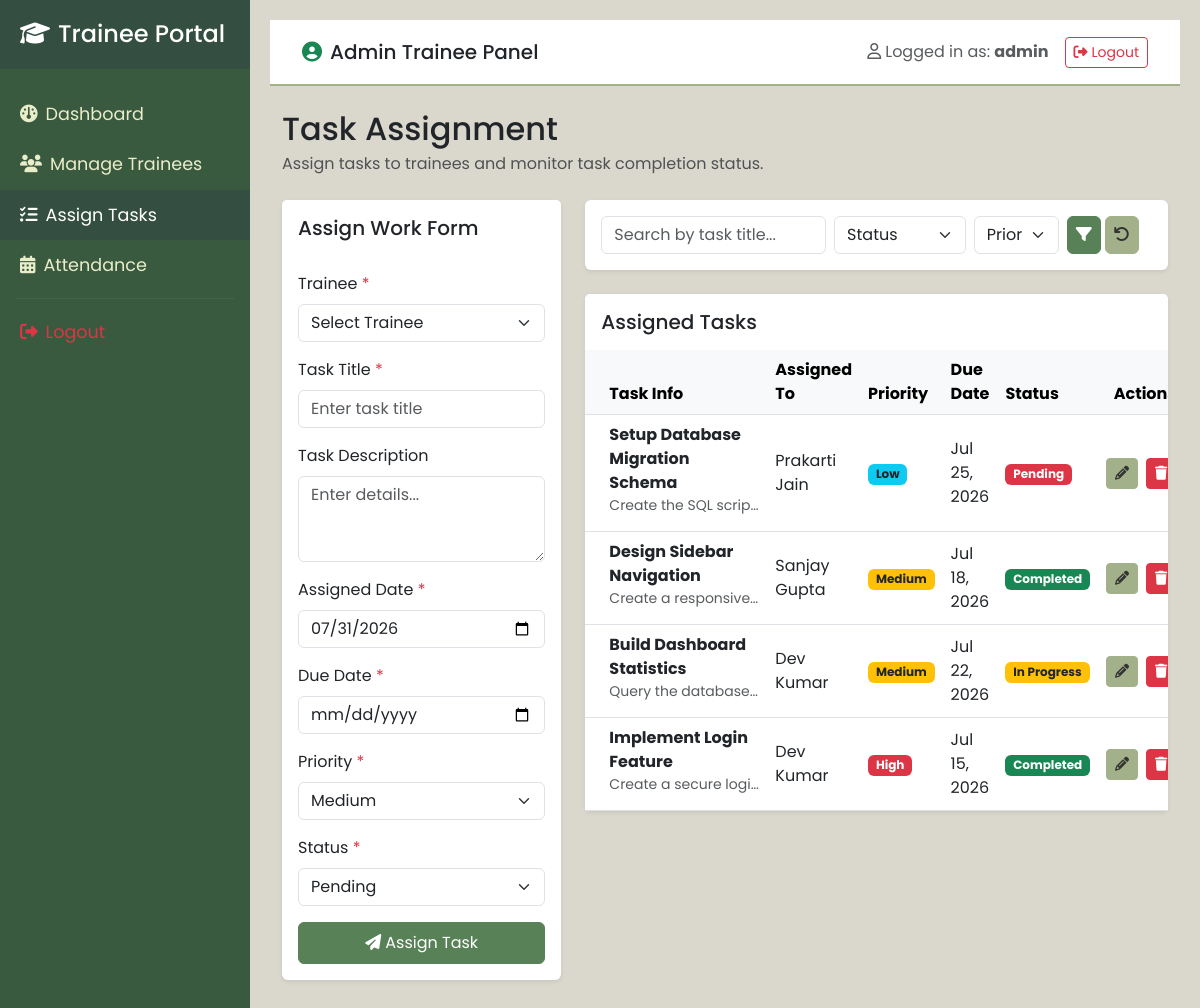
The page /assign_task.php (signed in) on the database its author committed.
### tables this page shows
CREATE TABLE IF NOT EXISTS tasks (
    id INT AUTO_INCREMENT PRIMARY KEY,
    trainee_id INT NOT NULL,
    task_title VARCHAR(150) NOT NULL,
    task_description TEXT NOT NULL,
    assigned_date DATE NOT NULL,
    due_date DATE NOT NULL,
    priority ENUM('Low', 'Medium', 'High') DEFAULT 'Medium',
    status ENUM('Pending', 'In Progress', 'Completed') DEFAULT 'Pending',
    FOREIGN KEY (trainee_id) REFERENCES trainees(id) ON DELETE CASCADE
);

CREATE TABLE IF NOT EXISTS trainees (
    id INT AUTO_INCREMENT PRIMARY KEY,
    full_name VARCHAR(100) NOT NULL,
    email VARCHAR(100) NOT NULL UNIQUE,
    phone VARCHAR(20) NOT NULL,
    batch VARCHAR(50) NOT NULL,
    department VARCHAR(100) NOT NULL,
    joining_date DATE NOT NULL,
    status ENUM('Active', 'Completed') DEFAULT 'Active'
);

### assign_task.php (the view, shortened to what this page needs)
<?php
include_once 'includes/header.php';
$search_title = isset($_GET['search_title']) ? trim($_GET['search_title']) : '';
$tasks_sql = "SELECT t.*, tr.full_name FROM tasks t JOIN trainees tr ON t.trainee_id = tr.id WHERE 1=1";
$tasks_sql .= " ORDER BY t.id DESC";
$stmt = mysqli_prepare($conn, $tasks_sql);
mysqli_stmt_execute($stmt);
$tasks_result = mysqli_stmt_get_result($stmt);
?>
<div class="row mb-4">
    <div class="col-12">
        <h2 class="text-dark font-weight-bold mb-1">Task Assignment</h2>
        <p class="text-muted mb-0">Assign tasks to trainees and monitor task completion status.</p>
    </div>
</div>
<div class="row">
    <div class="col-lg-4 mb-4">
        <div class="card border-0 shadow-sm">
            <div class="card-header bg-white border-0 py-3">
                <h5 class="mb-0 text-dark font-weight-semibold">Assign Work Form</h5>
            </div>
            <div class="card-body">
                <form id="taskForm" action="assign_task.php" method="POST">
                    <div class="mb-3">
                        <label for="trainee_id" class="form-label">Trainee <span class="text-danger">*</span></label>
                        <select name="trainee_id" id="trainee_id" class="form-select" required>
                            <option value="">Select Trainee</option>
                        </select>
                    </div>
                    <div class="mb-3">
                        <label for="task_title" class="form-label">Task Title <span class="text-danger">*</span></label>
                        <input type="text" name="task_title" id="task_title" class="form-control" placeholder="Enter task title" required>
                    </div>
                    <div class="mb-3">
                        <label for="task_description" class="form-label">Task Description</label>
                        <textarea name="task_description" id="task_description" class="form-control" rows="3" placeholder="Enter details..."></textarea>
                    </div>
                    <div class="mb-3">
                        <label for="assigned_date" class="form-label">Assigned Date <span class="text-danger">*</span></label>
                        <input type="date" name="assigned_date" id="assigned_date" class="form-control" value="<?php echo date('Y-m-d'); ?>" required>
                    </div>
                    <div class="mb-3">
                        <label for="due_date" class="form-label">Due Date <span class="text-danger">*</span></label>
                        <input type="date" name="due_date" id="due_date" class="form-control" required>
                    </div>
                    <div class="mb-3">
                        <label for="priority" class="form-label">Priority <span class="text-danger">*</span></label>
                        <select name="priority" id="priority" class="form-select" required>
                            <option value="Medium" selected>Medium</option>
                        </select>
                    </div>
                    <div class="mb-3">
                        <label for="status" class="form-label">Status <span class="text-danger">*</span></label>
                        <select name="status" id="status" class="form-select" required>
                            <option value="Pending" selected>Pending</option>
                        </select>
                    </div>
                    <button type="submit" name="assign_task" class="btn btn-primary-custom w-100 py-2">
                        <i class="fa-solid fa-paper-plane me-1"></i>Assign Task
                    </button>
                </form>
            </div>
        </div>
    </div>
    <div class="col-lg-8 mb-4">
        <div class="card border-0 shadow-sm mb-4">
            <div class="card-body">
                <form action="assign_task.php" method="GET" class="row g-2">
                    <div class="col-md-5">
                        <input type="text" name="search_title" class="form-control" placeholder="Search by task title..." value="<?php echo htmlspecialchars($search_title); ?>">
                    </div>
                    <div class="col-md-3">
                        <select name="status" class="form-select">
                            <option value="">Status</option>
                        </select>
                    </div>
                    <div class="col-md-2">
                        <select name="priority" class="form-select">
                            <option value="">Priority</option>
                        </select>
                    </div>
                    <div class="col-md-2 d-flex gap-1">
                        <button type="submit" class="btn btn-primary-custom px-2"><i class="fa-solid fa-filter"></i></button>
                        <a href="assign_task.php" class="btn btn-secondary-custom px-2"><i class="fa-solid fa-arrow-rotate-left"></i></a>
                    </div>
                </form>
            </div>
        </div>
        <div class="card border-0 shadow-sm">
            <div class="card-header bg-white border-0 py-3">
                <h5 class="mb-0 text-dark font-weight-semibold">Assigned Tasks</h5>
            </div>
            <div class="card-body p-0">
                <div class="table-responsive">
                    <table class="table table-hover align-middle mb-0">
                        <thead class="table-light">
                            <tr>
                                <th class="ps-4">Task Info</th>
                                <th>Assigned To</th>
                                <th>Priority</th>
                                <th>Due Date</th>
                                <th>Status</th>
                                <th class="pe-4 text-end">Actions</th>
                            </tr>
                        </thead>
                        <tbody>
                            <?php if (mysqli_num_rows($tasks_result) > 0): ?>
                                <?php while ($task = mysqli_fetch_assoc($tasks_result)): ?>
                                    <tr>
                                        <td class="ps-4">
                                            <strong><?php echo htmlspecialchars($task['task_title']); ?></strong>
                                            <?php if (!empty($task['task_description'])): ?>
                                                <br><small class="text-muted text-truncate d-inline-block" style="max-width: 150px;"><?php echo htmlspecialchars($task['task_description']); ?></small>
                                            <?php endif; ?>
                                        </td>
                                        <td><?php echo htmlspecialchars($task['full_name']); ?></td>
                                        <td>
                                            <?php if ($task['priority'] == 'High'): ?>
                                                <span class="badge bg-danger">High</span>
                                            <?php elseif ($task['priority'] == 'Medium'): ?>
                                                <span class="badge bg-warning text-dark">Medium</span>
                                            <?php else: ?>
                                                <span class="badge bg-info text-dark">Low</span>
                                            <?php endif; ?>
                                        </td>
                                        <td><?php echo date('M d, Y', strtotime($task['due_date'])); ?></td>
                                        <td>
                                            <?php if ($task['status'] == 'Completed'): ?>
                                                <span class="badge bg-success">Completed</span>
                                            <?php elseif ($task['status'] == 'In Progress'): ?>
                                                <span class="badge bg-warning text-dark">In Progress</span>
                                            <?php else: ?>
                                                <span class="badge bg-danger">Pending</span>
                                            <?php endif; ?>
                                        </td>
                                        <td class="pe-4 text-end">
                                            <div class="d-flex gap-2 justify-content-end">
                                                <a href="edit_task.php?id=<?php echo $task['id']; ?>" class="btn btn-sm btn-secondary-custom">
                                                    <i class="fa-solid fa-pencil"></i>
                                                </a>
                                                <a href="delete_task.php?id=<?php echo $task['id']; ?>" onclick="return confirmDeleteTask()" class="btn btn-sm btn-danger">
                                                    <i class="fa-solid fa-trash"></i>
                                                </a>
                                            </div>
                                        </td>
                                    </tr>
                                <?php endwhile; ?>
                            <?php else: ?>
                                <tr>
                                    <td colspan="6" class="text-center py-4 text-muted">No tasks assigned matching filters.</td>
                                </tr>
                            <?php endif; ?>
                        </tbody>
                    </table>
                </div>
            </div>
        </div>
    </div>
</div>
<?php
include_once 'includes/footer.php';
?>

### css/style.css (style rules this page uses)
:root { --bg: #dad7cd; --secondary: #a3b18a; --primary: #588157; --dark: #3a5a40; --accent: #344e41; }
body { font-family: 'Poppins', sans-serif; background-color: var(--bg); color: #333; overflow-x: hidden; }
.btn-primary-custom { background-color: var(--primary); border-color: var(--primary); color: #fff; transition: background-color 0.2s ease; }
.btn-secondary-custom { background-color: var(--secondary); border-color: var(--secondary); color: #333; transition: background-color 0.2s ease; }

### rows shown on the page
tasks: task_title "Setup Database Migration Schema", task_description "Create the SQL scrip…", trainee.full_name "Prakarti Jain", priority "Low", due_date "Jul 25, 2026", status "Pending"
tasks: task_title "Design Sidebar Navigation", task_description "Create a responsive…", trainee.full_name "Sanjay Gupta", priority "Medium", due_date "Jul 18, 2026", status "Completed"
tasks: task_title "Build Dashboard Statistics", task_description "Query the database…", trainee.full_name "Dev Kumar", priority "Medium", due_date "Jul 22, 2026", status "In Progress"
tasks: task_title "Implement Login Feature", task_description "Create a secure logi…", trainee.full_name "Dev Kumar", priority "High", due_date "Jul 15, 2026", status "Completed"

### other values the page prints
$_SESSION['admin_username'] "admin"
